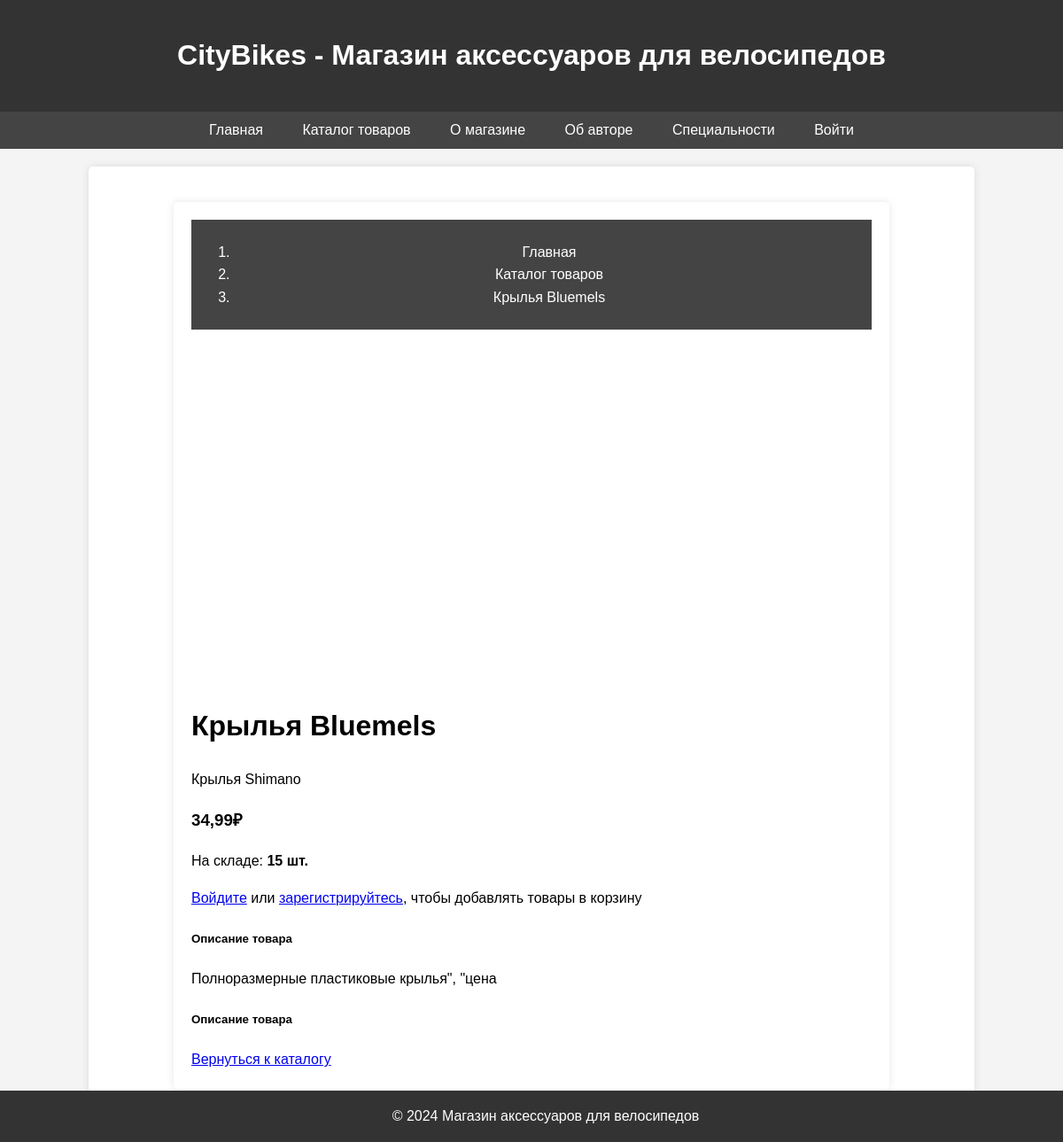
The page /products/1/ on the database its author committed.
### shop/models.py (models this page shows, shortened)
class Product(models.Model):
    название = models.CharField(max_length=200)
    описание = models.TextField()
    фото_товара = models.ImageField(upload_to='product/', blank=True, null=True)
    цена = models.DecimalField(
        max_digits=10,
        decimal_places=2,
        validators=[MinValueValidator(Decimal('0.00'))]
    )
    количество_на_складе = models.IntegerField(
        validators=[MinValueValidator(0)]
    )
    категория = models.ForeignKey(Category, on_delete=models.CASCADE)
    производитель = models.ForeignKey(Manufacturer, on_delete=models.CASCADE)
    class Meta:
        verbose_name = "Товар"
        verbose_name_plural = "Товары"

class Category(models.Model):
    название = models.CharField(max_length=100)
    описание = models.TextField(blank=True)
    class Meta:
        verbose_name = "Категория товара"
        verbose_name_plural = "Категории товаров"

class Manufacturer(models.Model):
    название = models.CharField(max_length=100)
    страна = models.CharField(max_length=100)
    описание = models.TextField(blank=True)
    class Meta:
        verbose_name = "Производитель"
        verbose_name_plural = "Производители"

### shop/views.py (the view)
# urls.py: path('products/<int:product_id>/', views.product_detail, name='product_detail'),
def product_detail(request, product_id):
    from .models import Product
    product = get_object_or_404(Product, id=product_id)
    return render(request, 'shop/product_detail.html', {'product': product})

### shop/templates/shop/product_detail.html (shortened to what this page needs)
{% extends 'shop/base.html' %}
{% block content %}
<div class="container mt-4">
    <div class="row">
        <div class="col-12">
            <nav aria-label="breadcrumb">
                <ol class="breadcrumb">
                    <li class="breadcrumb-item"><a href="{% url 'home' %}">Главная</a></li>
                    <li class="breadcrumb-item"><a href="{% url 'product_list' %}">Каталог товаров</a></li>
                    <li class="breadcrumb-item active" aria-current="page">{{ product.название }}</li>
                </ol>
            </nav>
        </div>
    </div>
    <div class="row">
        <div class="col-lg-6">
            {% if product.фото_товара %}
                <img src="{{ product.фото_товара.url }}" class="img-fluid rounded shadow" alt="{{ product.название }}" style="max-block-size: 400px; inline-size: 100%; object-fit: contain;">
            {% else %}
                <div class="bg-light rounded shadow d-flex align-items-center justify-content-center" style="block-size: 400px;">
                </div>
            {% endif %}
        </div>
        <div class="col-lg-6">
            <div class="ps-lg-4">
                <h1 class="mb-3">{{ product.название }}</h1>
                <div class="mb-3">
                    <span class="badge bg-secondary me-2">{{ product.категория.название }}</span>
                    <span class="badge bg-info">{{ product.производитель.название }}</span>
                </div>
                <div class="mb-4">
                    <h3 class="text-primary">{{ product.цена }}₽</h3>
                    <p class="text-muted">
                        На складе: <strong>{{ product.количество_на_складе }} шт.</strong>
                    </p>
                </div>
                {% if user.is_authenticated %}
                    {% if product.количество_на_складе > 0 %}
                        <form method="post" action="{% url 'add_to_cart' product.id %}" class="mb-4">
                            {% csrf_token %}
                            <div class="row g-3 align-items-end">
                                <div class="col-auto">
                                    <label for="quantity" class="form-label">Количество:</label>
                                    <input type="number" class="form-control" id="quantity" name="quantity"
                                           value="1" min="1" max="{{ product.количество_на_складе }}" style="inline-size: 80px;">
                                </div>
                                <div class="col-auto">
                                    <button type="submit" class="btn btn-primary btn-lg">
                                        <i class="fas fa-cart-plus"></i> Добавить в корзину
                                    </button>
                                </div>
                            </div>
                        </form>
                    {% else %}
                        <div class="alert alert-warning">
                            <i class="fas fa-exclamation-triangle"></i> Товар временно отсутствует на складе
                        </div>
                    {% endif %}
                {% else %}
                    <div class="alert alert-info">
                        <p>
                            <a href="{% url 'login' %}">Войдите</a> или
                            <a href="{% url 'register' %}">зарегистрируйтесь</a>,
                            чтобы добавлять товары в корзину
                        </p>
                    </div>
                {% endif %}
                <div class="card">
                    <div class="card-header">
                        <h5 class="mb-0">Описание товара</h5>
                    </div>
                    <div class="card-body">
                        <p>{{ product.описание }}</p>
                    </div>
                </div>
            </div>
        </div>
    </div>
    <div class="row mt-5">
        <div class="col-12">
            <div class="card">
                <div class="card-header">
                    <h5 class="mb-0">Описание товара</h5>
                </div>
            </div>
        </div>
    </div>
    <div class="row mt-4">
        <div class="col-12">
            <a href="{% url 'product_list' %}" class="btn btn-outline-secondary">
                 Вернуться к каталогу
            </a>
        </div>
    </div>
</div>
{% endblock %}

### shop/templates/shop/base.html (style rules this page uses)
body { font-family: Arial, sans-serif; line-height: 1.6; margin: 0; padding: 0; background-color: #f4f4f4; }
nav { background-color: #444; color: #fff; padding: 0.5rem; text-align: center; }
nav a { color: #fff; text-decoration: none; margin: 0 10px; padding: 5px 10px; border-radius: 3px; transition: background-color 0.3s; }
.container { inline-size: 80%; margin: 20px auto; padding: 20px; background-color: #fff; border-radius: 5px; box-shadow: 0 0 10px rgba(0, 0, 0, 0.1); }

### rows shown on the page
Product: название "Крылья Bluemels", категория.название "Крылья", производитель.название "Shimano", цена "34,99", количество_на_складе "15", описание "Полноразмерные пластиковые крылья\", \"цена"
